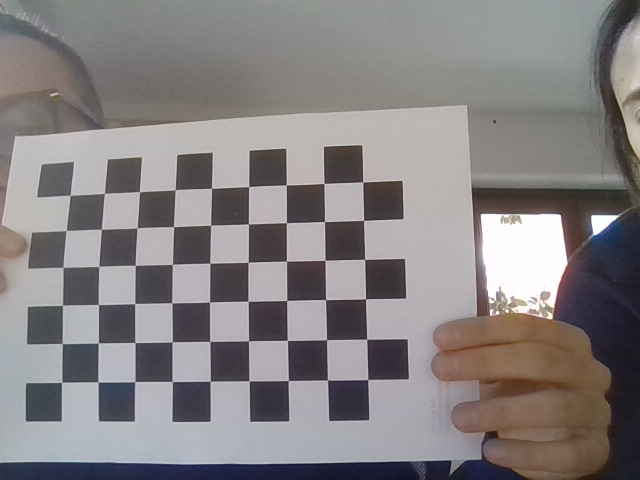
#> input picture ArucoMarkers/CAMERA_CALIBRATION/images/image0.png, 640 x 480 px; its folder holds only this picture in this run
$ jupyter execute camera_calibration.ipynb
#> lines starting #> are read from the running program, lines starting #| are printed output that depends on the picture
[cell 1]
import cv2 as cv
import os
import numpy as np

# Checker board size
CHESS_BOARD_DIM = (9, 6)

# The size of Square in the checker board.
SQUARE_SIZE = 23  # millimeters

# termination criteria
criteria = (cv.TERM_CRITERIA_EPS + cv.TERM_CRITERIA_MAX_ITER, 30, 0.001)


calib_data_path = r"C:\Users\Crist\OneDrive\Desktop\COMPUTER VISION\AUGMENTED_REALITY\CAMERA_CALIBRATION\calib_data"
CHECK_DIR = os.path.isdir(calib_data_path)


if not CHECK_DIR:
    os.makedirs(calib_data_path)
    print(f'"{calib_data_path}" Directory is created')

else:
    print(f'"{calib_data_path}" Directory already Exists.')

# prepare object points, like (0,0,0), (1,0,0), (2,0,0) ....,(6,5,0)
# every chess vertice is a 3D point, rapresented as a row in obj_3D, with x,y,z coordinates as columns
obj_3D = np.zeros((CHESS_BOARD_DIM[0] * CHESS_BOARD_DIM[1], 3), np.float32)

# In summary, this line of code populates the first two columns of obj_3D
# with the 2D coordinates of the checkerboard points in the camera image plane
obj_3D[:, :2] = np.mgrid[0 : CHESS_BOARD_DIM[0], 0 : CHESS_BOARD_DIM[1]].T.reshape(
    -1, 2
)
obj_3D *= SQUARE_SIZE
print(obj_3D)

[cell 2]
# Arrays to store object points and image points from all the images.
obj_points_3D = []  # 3d point in real world space
img_points_2D = []  # 2d points in image plane.

# The images directory path
image_dir_path = "images"

files = os.listdir(image_dir_path)
for file in files:
    print(file)
    imagePath = os.path.join(image_dir_path, file)
    # print(imagePath)

    image = cv.imread(imagePath)
#> image is the input picture: shape (480, 640, 3); mean B, G, R 130.2, 129.2, 133.6
    grayScale = cv.cvtColor(image, cv.COLOR_BGR2GRAY)
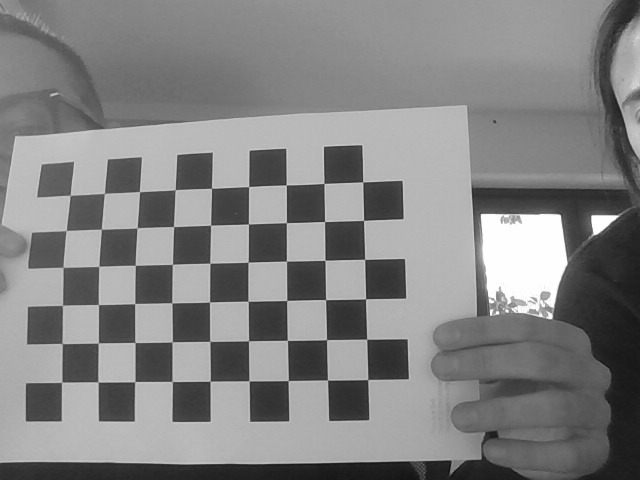
#> grayScale: shape (480, 640); min 17, max 255, mean 130.6
    ret, corners = cv.findChessboardCorners(image, CHESS_BOARD_DIM, None)
#> ret = True; corners = 54 rows, first 8: [70.23, 195.4], [104.5, 193.5], [139.6, 191.7], [175.3, 189.7], [211.5, 188.2], [248.7, 186.6], [286.2, 185], [324, 183.4]
    if ret == True:
        obj_points_3D.append(obj_3D)
        corners2 = cv.cornerSubPix(grayScale, corners, (3, 3), (-1, -1), criteria)
#> corners2 = 54 rows, first 8: [70.22, 195.4], [104.5, 193.5], [139.5, 191.7], [175.3, 189.7], [211.5, 188.3], [248.7, 186.6], [286.2, 185], [324, 183.4]
        img_points_2D.append(corners2)

        img = cv.drawChessboardCorners(image, CHESS_BOARD_DIM, corners2, ret)
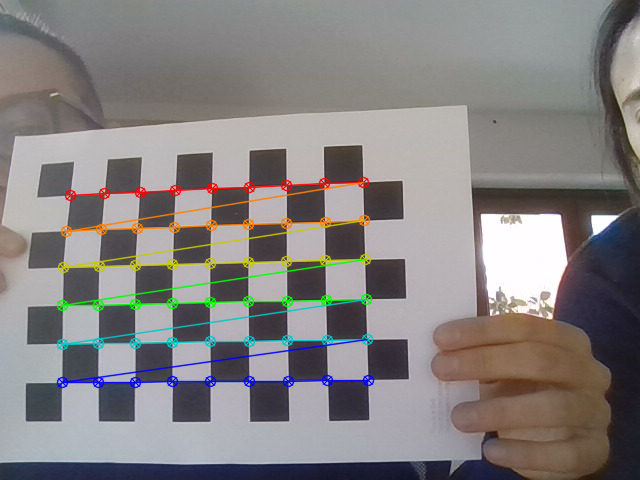
#> img: shape (480, 640, 3); mean B, G, R 128.9, 129.4, 133

cv.destroyAllWindows()
# h, w = image.shape[:2]
ret, mtx, dist, rvecs, tvecs = cv.calibrateCamera(
    obj_points_3D, img_points_2D, grayScale.shape[::-1], None, None
)
#> ret = 0.464; mtx = [[1220.2, 0, 542.1], [0, 1275.9, 268.5], [0, 0, 1]]; dist = [[-1.69, 4.67, 0.0151, -0.111, -8.28]]; rvecs = ([-0.257, -0.189, -0.0416],); tvecs = ([-286.9, -46.84, 695.3],)
print("calibrated")

print("duming the data into one files using numpy ")
np.savez(
    f"{calib_data_path}/MultiMatrix",
    camMatrix=mtx,
    distCoef=dist,
    rVector=rvecs,
    tVector=tvecs,
)

print("-------------------------------------------")

print("loading data stored using numpy savez function\n \n \n")

data = np.load(f"{calib_data_path}/MultiMatrix.npz")

camMatrix = data["camMatrix"]
distCof = data["distCoef"]
rVector = data["rVector"]
tVector = data["tVector"]

print("loaded calibration data successfully")

$ run again, on ArucoMarkers/CAMERA_CALIBRATION/images/image12.png
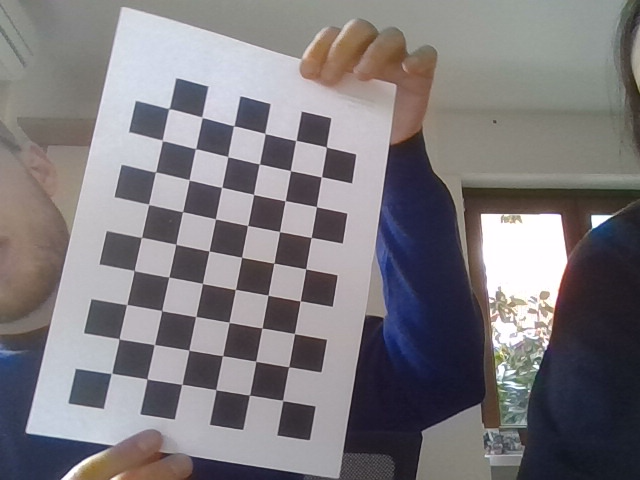
#> input picture ArucoMarkers/CAMERA_CALIBRATION/images/image12.png, 640 x 480 px
#> image is the input picture: shape (480, 640, 3); mean B, G, R 125.3, 121.5, 125.1
#> `grayScale = cv.cvtColor(image, cv.COLOR_BGR2GRAY)`:
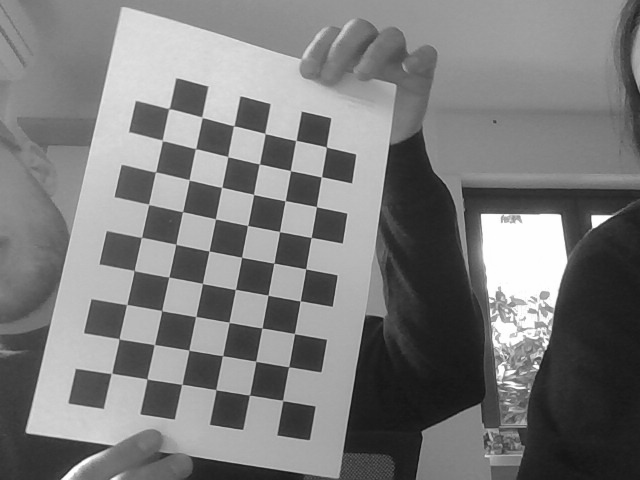
#> grayScale: shape (480, 640); min 14, max 255, mean 123
#> `ret, corners = cv.findChessboardCorners(image, CHESS_BOARD_DIM, None)`: ret = True; corners = 54 rows, first 8: [111.5, 373.3], [119.1, 338.8], [126.7, 304.5], [134.2, 270.4], [141.5, 237.4], [148.6, 204.5], [155.5, 171.8], [162.3, 140.4]
#> corners2 = 54 rows, first 8: [111.5, 373.3], [119.1, 338.8], [126.7, 304.5], [134.2, 270.5], [141.4, 237.4], [148.6, 204.4], [155.5, 171.9], [162.3, 140.5]
#> `img = cv.drawChessboardCorners(image, CHESS_BOARD_DIM, corners2, ret)`:
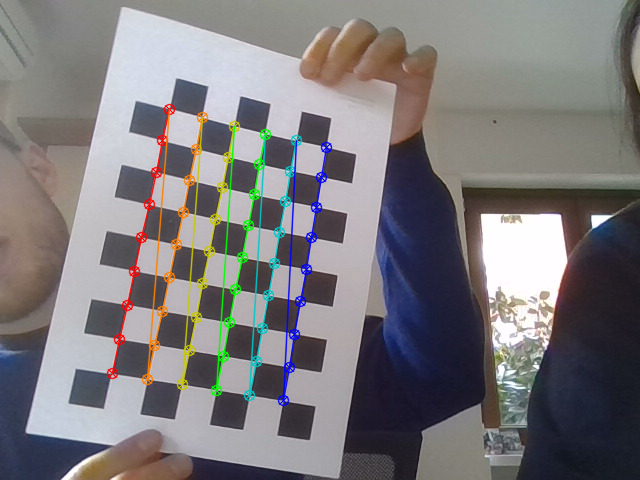
#> img: shape (480, 640, 3); mean B, G, R 124, 121.6, 124.5
#> `ret, mtx, dist, rvecs, tvecs = cv.calibrateCamera( obj_points_3D, img_..`: ret = 0.362; mtx = [[551.6, 0, 416], [0, 571.3, 205.3], [0, 0, 1]]; dist = [[0.259, -0.526, -0.0394, 0.0296, 0.511]]; rvecs = ([-0.0278, -0.299, -1.39],); tvecs = ([-207.3, 114, 365.4],)

$ run again, on ArucoMarkers/CAMERA_CALIBRATION/images/image13.png
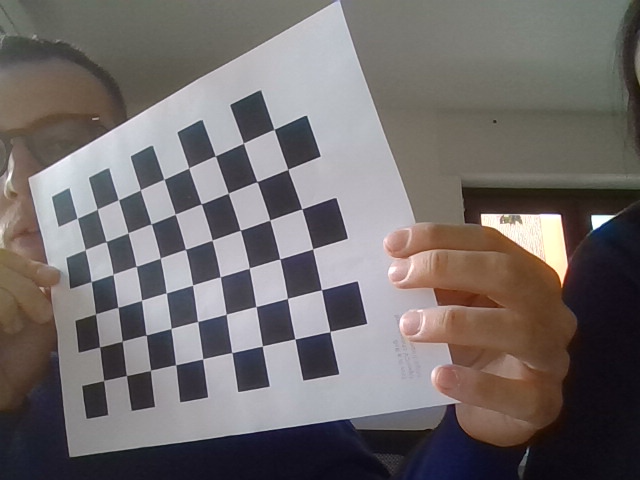
#> input picture ArucoMarkers/CAMERA_CALIBRATION/images/image13.png, 640 x 480 px
#> image is the input picture: shape (480, 640, 3); mean B, G, R 107.1, 107.6, 113.4
#> `grayScale = cv.cvtColor(image, cv.COLOR_BGR2GRAY)`:
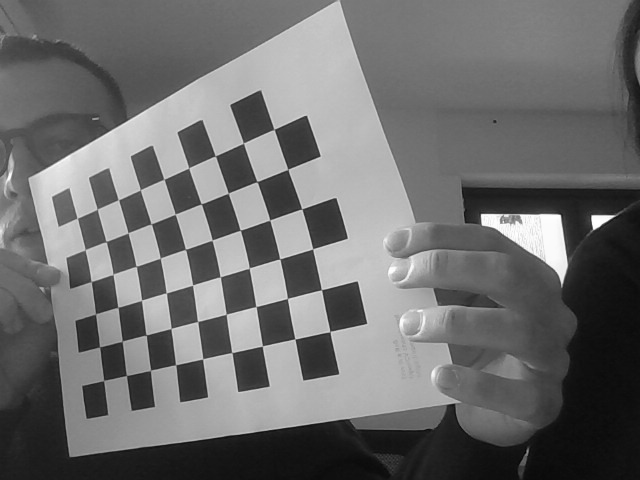
#> grayScale: shape (480, 640); min 1, max 255, mean 109.3
#> `ret, corners = cv.findChessboardCorners(image, CHESS_BOARD_DIM, None)`: ret = True; corners = 54 rows, first 8: [77.48, 218.3], [97.49, 209.1], [118.6, 199.6], [140.6, 189.6], [163.8, 179.3], [188.4, 168.2], [215.4, 156], [243.5, 143.1]
#> corners2 = 54 rows, first 8: [77.28, 218.2], [97.3, 209.2], [118.4, 199.7], [140.3, 189.8], [163.9, 179.3], [188.7, 168], [215.3, 155.9], [243.4, 143.1]
#> `img = cv.drawChessboardCorners(image, CHESS_BOARD_DIM, corners2, ret)`:
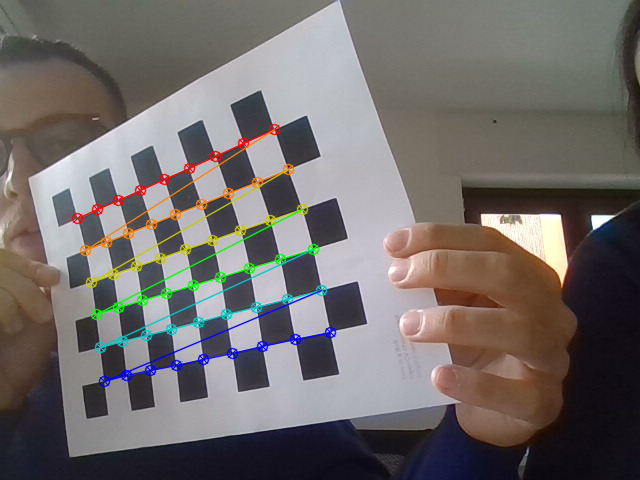
#> img: shape (480, 640, 3); mean B, G, R 105.9, 107.7, 112.9
#> `ret, mtx, dist, rvecs, tvecs = cv.calibrateCamera( obj_points_3D, img_..`: ret = 0.634; mtx = [[611.8, 0, 443.8], [0, 474.1, 256.3], [0, 0, 1]]; dist = [[0.777, -1.65, 0.032, -0.2, 1.66]]; rvecs = ([-0.0531, 0.815, -0.238],); tvecs = ([-189.3, -28.92, 430.8],)

$ run again, on ArucoMarkers/CAMERA_CALIBRATION/images/image14.png
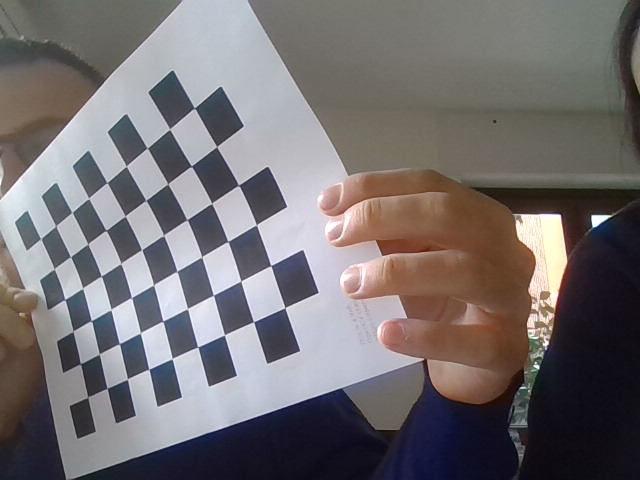
#> input picture ArucoMarkers/CAMERA_CALIBRATION/images/image14.png, 640 x 480 px
#> image is the input picture: shape (480, 640, 3); mean B, G, R 112.2, 110.8, 115.7
#> `grayScale = cv.cvtColor(image, cv.COLOR_BGR2GRAY)`:
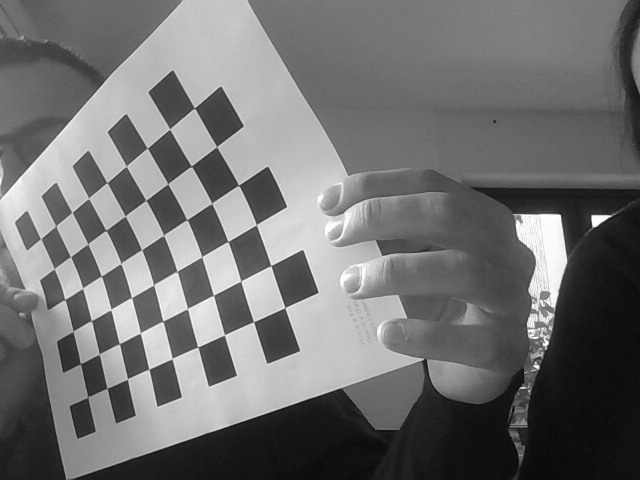
#> grayScale: shape (480, 640); min 2, max 255, mean 112.4
#> `ret, corners = cv.findChessboardCorners(image, CHESS_BOARD_DIM, None)`: ret = True; corners = 54 rows, first 8: [40.9, 238.8], [55.78, 225.8], [72.08, 212.4], [88.61, 198.5], [107, 182.7], [126.3, 166.4], [147.2, 148], [169.5, 129.5]
#> corners2 = 54 rows, first 8: [40.78, 238.7], [55.75, 225.9], [72.04, 212.4], [88.63, 198.5], [106.9, 182.7], [126.2, 166.3], [147.3, 148.1], [169.6, 129.3]
#> `img = cv.drawChessboardCorners(image, CHESS_BOARD_DIM, corners2, ret)`:
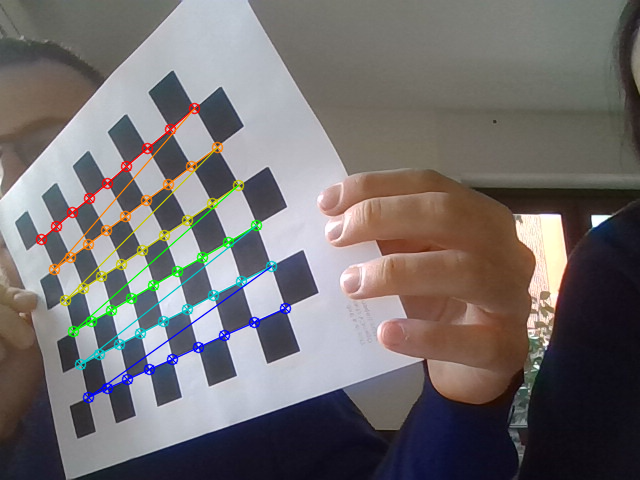
#> img: shape (480, 640, 3); mean B, G, R 110.9, 110.6, 115
#> `ret, mtx, dist, rvecs, tvecs = cv.calibrateCamera( obj_points_3D, img_..`: ret = 1.34; mtx = [[1198.2, 0, 402.2], [0, 662.4, 191.1], [0, 0, 1]]; dist = [[3.84, -44.31, -0.0653, -0.242, 188]]; rvecs = ([-0.18, 1.08, -0.435],); tvecs = ([-132.4, 34.83, 561.9],)
